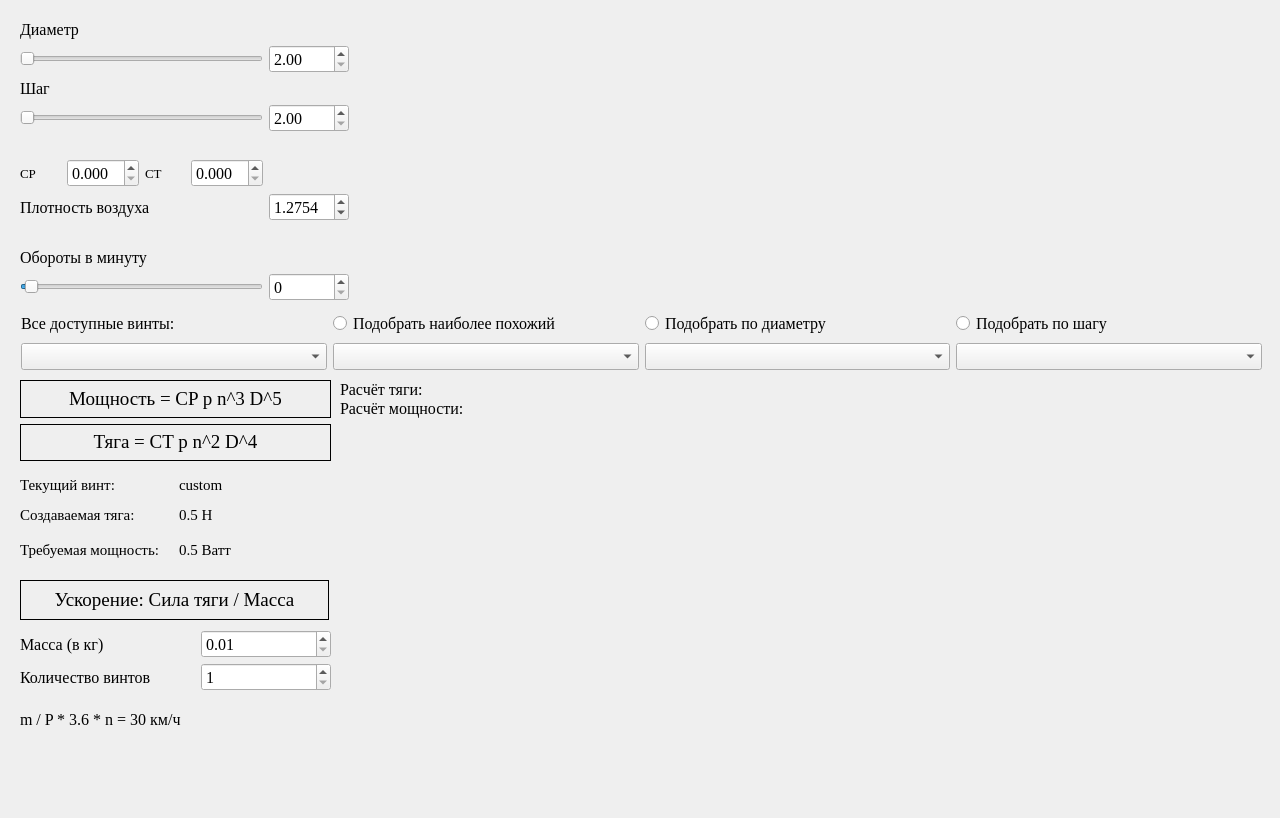
<?xml version="1.0" encoding="UTF-8"?>
<ui version="4.0">
 <class>MainWindow</class>
 <widget class="QMainWindow" name="MainWindow">
  <property name="geometry">
   <rect>
    <x>0</x>
    <y>0</y>
    <width>1280</width>
    <height>818</height>
   </rect>
  </property>
  <property name="font">
   <font>
    <family>Times New Roman</family>
    <pointsize>14</pointsize>
   </font>
  </property>
  <property name="windowTitle">
   <string>Prop Selector</string>
  </property>
  <widget class="QWidget" name="general_lay">
   <property name="enabled">
    <bool>true</bool>
   </property>
   <property name="font">
    <font>
     <family>Times New Roman</family>
     <pointsize>12</pointsize>
     <stylestrategy>PreferAntialias</stylestrategy>
    </font>
   </property>
   <widget class="QWidget" name="gridLayoutWidget">
    <property name="geometry">
     <rect>
      <x>20</x>
      <y>20</y>
      <width>329</width>
      <height>281</height>
     </rect>
    </property>
    <layout class="QGridLayout" name="sliders_grid">
     <property name="topMargin">
      <number>0</number>
     </property>
     <item row="5" column="0">
      <widget class="QSlider" name="p_slider">
       <property name="minimum">
        <number>1</number>
       </property>
       <property name="maximum">
        <number>1230</number>
       </property>
       <property name="orientation">
        <enum>Qt::Horizontal</enum>
       </property>
      </widget>
     </item>
     <item row="0" column="0">
      <widget class="QLabel" name="d_text">
       <property name="font">
        <font>
         <pointsize>12</pointsize>
        </font>
       </property>
       <property name="text">
        <string>Диаметр</string>
       </property>
      </widget>
     </item>
     <item row="5" column="1">
      <widget class="QDoubleSpinBox" name="p_num">
       <property name="minimum">
        <double>2.000000000000000</double>
       </property>
       <property name="maximum">
        <double>20.000000000000000</double>
       </property>
       <property name="singleStep">
        <double>0.500000000000000</double>
       </property>
      </widget>
     </item>
     <item row="4" column="0">
      <widget class="QLabel" name="p_text">
       <property name="font">
        <font>
         <pointsize>12</pointsize>
        </font>
       </property>
       <property name="text">
        <string>Шаг</string>
       </property>
      </widget>
     </item>
     <item row="16" column="1">
      <widget class="QSpinBox" name="rpm_num">
       <property name="minimum">
        <number>0</number>
       </property>
       <property name="maximum">
        <number>30000</number>
       </property>
       <property name="singleStep">
        <number>50</number>
       </property>
      </widget>
     </item>
     <item row="1" column="0">
      <widget class="QSlider" name="d_slider">
       <property name="minimum">
        <number>1</number>
       </property>
       <property name="maximum">
        <number>180</number>
       </property>
       <property name="singleStep">
        <number>1</number>
       </property>
       <property name="orientation">
        <enum>Qt::Horizontal</enum>
       </property>
      </widget>
     </item>
     <item row="16" column="0">
      <widget class="QSlider" name="rpm_slider">
       <property name="minimum">
        <number>0</number>
       </property>
       <property name="maximum">
        <number>30000</number>
       </property>
       <property name="singleStep">
        <number>1</number>
       </property>
       <property name="value">
        <number>500</number>
       </property>
       <property name="sliderPosition">
        <number>500</number>
       </property>
       <property name="orientation">
        <enum>Qt::Horizontal</enum>
       </property>
      </widget>
     </item>
     <item row="1" column="1">
      <widget class="QDoubleSpinBox" name="d_num">
       <property name="suffix">
        <string/>
       </property>
       <property name="minimum">
        <double>2.000000000000000</double>
       </property>
       <property name="maximum">
        <double>20.000000000000000</double>
       </property>
       <property name="singleStep">
        <double>0.500000000000000</double>
       </property>
      </widget>
     </item>
     <item row="13" column="0">
      <widget class="QLabel" name="rpm_text">
       <property name="font">
        <font>
         <pointsize>12</pointsize>
        </font>
       </property>
       <property name="text">
        <string>Обороты в минуту</string>
       </property>
      </widget>
     </item>
     <item row="9" column="0">
      <layout class="QHBoxLayout" name="tk_pk_lay">
       <item>
        <widget class="QLabel" name="pk_text">
         <property name="font">
          <font>
           <pointsize>10</pointsize>
          </font>
         </property>
         <property name="text">
          <string>CP</string>
         </property>
        </widget>
       </item>
       <item>
        <widget class="QDoubleSpinBox" name="pk_input">
         <property name="decimals">
          <number>3</number>
         </property>
         <property name="maximum">
          <double>10.000000000000000</double>
         </property>
         <property name="singleStep">
          <double>0.001000000000000</double>
         </property>
        </widget>
       </item>
       <item>
        <widget class="QLabel" name="tk_text">
         <property name="font">
          <font>
           <pointsize>10</pointsize>
          </font>
         </property>
         <property name="text">
          <string>CT</string>
         </property>
        </widget>
       </item>
       <item>
        <widget class="QDoubleSpinBox" name="tk_input">
         <property name="decimals">
          <number>3</number>
         </property>
         <property name="maximum">
          <double>10.000000000000000</double>
         </property>
         <property name="singleStep">
          <double>0.001000000000000</double>
         </property>
        </widget>
       </item>
      </layout>
     </item>
     <item row="12" column="0">
      <spacer name="verticalSpacer">
       <property name="orientation">
        <enum>Qt::Vertical</enum>
       </property>
       <property name="sizeHint" stdset="0">
        <size>
         <width>20</width>
         <height>40</height>
        </size>
       </property>
      </spacer>
     </item>
     <item row="11" column="1">
      <widget class="QDoubleSpinBox" name="air_box">
       <property name="decimals">
        <number>4</number>
       </property>
       <property name="maximum">
        <double>10.000000000000000</double>
       </property>
       <property name="singleStep">
        <double>0.001000000000000</double>
       </property>
       <property name="value">
        <double>1.275400000000000</double>
       </property>
      </widget>
     </item>
     <item row="6" column="0">
      <spacer name="verticalSpacer_2">
       <property name="orientation">
        <enum>Qt::Vertical</enum>
       </property>
       <property name="sizeHint" stdset="0">
        <size>
         <width>20</width>
         <height>40</height>
        </size>
       </property>
      </spacer>
     </item>
     <item row="11" column="0">
      <widget class="QLabel" name="air_label">
       <property name="text">
        <string>Плотность воздуха</string>
       </property>
      </widget>
     </item>
    </layout>
   </widget>
   <widget class="QWidget" name="layoutWidget">
    <property name="geometry">
     <rect>
      <x>20</x>
      <y>470</y>
      <width>311</width>
      <height>101</height>
     </rect>
    </property>
    <layout class="QGridLayout" name="stats_lay">
     <item row="0" column="0">
      <widget class="QLabel" name="curr_prop_text">
       <property name="font">
        <font>
         <pointsize>11</pointsize>
        </font>
       </property>
       <property name="text">
        <string>Текущий винт:</string>
       </property>
      </widget>
     </item>
     <item row="2" column="0">
      <widget class="QLabel" name="pwr_text">
       <property name="font">
        <font>
         <pointsize>11</pointsize>
        </font>
       </property>
       <property name="text">
        <string>Требуемая мощность:</string>
       </property>
       <property name="alignment">
        <set>Qt::AlignLeading|Qt::AlignLeft|Qt::AlignTop</set>
       </property>
      </widget>
     </item>
     <item row="0" column="1">
      <widget class="QLabel" name="curr_prop_name">
       <property name="font">
        <font>
         <pointsize>11</pointsize>
        </font>
       </property>
       <property name="text">
        <string>custom</string>
       </property>
       <property name="textInteractionFlags">
        <set>Qt::LinksAccessibleByKeyboard|Qt::LinksAccessibleByMouse|Qt::TextBrowserInteraction|Qt::TextSelectableByKeyboard|Qt::TextSelectableByMouse</set>
       </property>
      </widget>
     </item>
     <item row="1" column="1">
      <widget class="QLabel" name="thr_vals">
       <property name="font">
        <font>
         <pointsize>11</pointsize>
         <kerning>true</kerning>
        </font>
       </property>
       <property name="text">
        <string>0.5 Н</string>
       </property>
       <property name="alignment">
        <set>Qt::AlignLeading|Qt::AlignLeft|Qt::AlignTop</set>
       </property>
       <property name="textInteractionFlags">
        <set>Qt::LinksAccessibleByKeyboard|Qt::LinksAccessibleByMouse|Qt::TextBrowserInteraction|Qt::TextSelectableByKeyboard|Qt::TextSelectableByMouse</set>
       </property>
      </widget>
     </item>
     <item row="2" column="1">
      <widget class="QLabel" name="pwr_vals">
       <property name="font">
        <font>
         <pointsize>11</pointsize>
         <kerning>true</kerning>
        </font>
       </property>
       <property name="text">
        <string>0.5 Ватт</string>
       </property>
       <property name="alignment">
        <set>Qt::AlignLeading|Qt::AlignLeft|Qt::AlignTop</set>
       </property>
       <property name="textInteractionFlags">
        <set>Qt::LinksAccessibleByKeyboard|Qt::LinksAccessibleByMouse|Qt::TextBrowserInteraction|Qt::TextSelectableByKeyboard|Qt::TextSelectableByMouse</set>
       </property>
      </widget>
     </item>
     <item row="1" column="0">
      <widget class="QLabel" name="thr_text">
       <property name="font">
        <font>
         <pointsize>11</pointsize>
        </font>
       </property>
       <property name="text">
        <string>Создаваемая тяга:</string>
       </property>
       <property name="alignment">
        <set>Qt::AlignLeading|Qt::AlignLeft|Qt::AlignTop</set>
       </property>
      </widget>
     </item>
    </layout>
   </widget>
   <widget class="QWidget" name="gridLayoutWidget_3">
    <property name="geometry">
     <rect>
      <x>21</x>
      <y>310</y>
      <width>1241</width>
      <height>63</height>
     </rect>
    </property>
    <layout class="QGridLayout" name="comboBoxLay">
     <item row="0" column="1">
      <widget class="QRadioButton" name="dp_assort_box">
       <property name="text">
        <string>Подобрать наиболее похожий</string>
       </property>
      </widget>
     </item>
     <item row="1" column="1">
      <widget class="QComboBox" name="selected_dp_props"/>
     </item>
     <item row="0" column="3">
      <widget class="QRadioButton" name="p_assort_box">
       <property name="text">
        <string>Подобрать по шагу</string>
       </property>
      </widget>
     </item>
     <item row="0" column="2">
      <widget class="QRadioButton" name="d_assort_box">
       <property name="text">
        <string>Подобрать по диаметру</string>
       </property>
      </widget>
     </item>
     <item row="1" column="3">
      <widget class="QComboBox" name="selected_p_props"/>
     </item>
     <item row="1" column="2">
      <widget class="QComboBox" name="selected_d_props"/>
     </item>
     <item row="1" column="0">
      <widget class="QComboBox" name="all_sort_box">
       <property name="sizePolicy">
        <sizepolicy hsizetype="Preferred" vsizetype="Fixed">
         <horstretch>0</horstretch>
         <verstretch>0</verstretch>
        </sizepolicy>
       </property>
       <property name="baseSize">
        <size>
         <width>0</width>
         <height>0</height>
        </size>
       </property>
       <property name="acceptDrops">
        <bool>false</bool>
       </property>
       <property name="sizeAdjustPolicy">
        <enum>QComboBox::AdjustToMinimumContentsLength</enum>
       </property>
      </widget>
     </item>
     <item row="0" column="0">
      <widget class="QLabel" name="all_sort_title">
       <property name="text">
        <string>Все доступные винты:</string>
       </property>
      </widget>
     </item>
    </layout>
   </widget>
   <widget class="QWidget" name="layoutWidget">
    <property name="geometry">
     <rect>
      <x>340</x>
      <y>20</y>
      <width>921</width>
      <height>281</height>
     </rect>
    </property>
    <layout class="QVBoxLayout" name="props_lay">
     <item>
      <widget class="QLabel" name="front_prop">
       <property name="text">
        <string/>
       </property>
       <property name="pixmap">
        <pixmap>../../../Лена/.designer/backup/resize.png</pixmap>
       </property>
       <property name="alignment">
        <set>Qt::AlignCenter</set>
       </property>
       <property name="textInteractionFlags">
        <set>Qt::LinksAccessibleByMouse</set>
       </property>
      </widget>
     </item>
     <item>
      <widget class="QLabel" name="side_prop">
       <property name="frameShape">
        <enum>QFrame::NoFrame</enum>
       </property>
       <property name="text">
        <string/>
       </property>
       <property name="pixmap">
        <pixmap>../../../Лена/.designer/backup/resize.png</pixmap>
       </property>
       <property name="scaledContents">
        <bool>false</bool>
       </property>
       <property name="alignment">
        <set>Qt::AlignCenter</set>
       </property>
      </widget>
     </item>
    </layout>
   </widget>
   <widget class="GraphicsLayoutWidget" name="graphWidget" native="true">
    <property name="geometry">
     <rect>
      <x>340</x>
      <y>430</y>
      <width>921</width>
      <height>381</height>
     </rect>
    </property>
   </widget>
   <widget class="QWidget" name="horizontalLayoutWidget">
    <property name="geometry">
     <rect>
      <x>20</x>
      <y>380</y>
      <width>311</width>
      <height>81</height>
     </rect>
    </property>
    <layout class="QVBoxLayout" name="verticalLayout">
     <item>
      <widget class="QLabel" name="pow_formula">
       <property name="sizePolicy">
        <sizepolicy hsizetype="Preferred" vsizetype="Preferred">
         <horstretch>0</horstretch>
         <verstretch>0</verstretch>
        </sizepolicy>
       </property>
       <property name="font">
        <font>
         <pointsize>14</pointsize>
        </font>
       </property>
       <property name="frameShape">
        <enum>QFrame::Box</enum>
       </property>
       <property name="frameShadow">
        <enum>QFrame::Plain</enum>
       </property>
       <property name="text">
        <string>Мощность = CP p n^3 D^5</string>
       </property>
       <property name="textFormat">
        <enum>Qt::PlainText</enum>
       </property>
       <property name="scaledContents">
        <bool>false</bool>
       </property>
       <property name="alignment">
        <set>Qt::AlignCenter</set>
       </property>
       <property name="textInteractionFlags">
        <set>Qt::LinksAccessibleByKeyboard|Qt::LinksAccessibleByMouse|Qt::TextBrowserInteraction|Qt::TextSelectableByKeyboard|Qt::TextSelectableByMouse</set>
       </property>
      </widget>
     </item>
     <item>
      <widget class="QLabel" name="thr_formula">
       <property name="sizePolicy">
        <sizepolicy hsizetype="Preferred" vsizetype="Preferred">
         <horstretch>0</horstretch>
         <verstretch>0</verstretch>
        </sizepolicy>
       </property>
       <property name="font">
        <font>
         <pointsize>14</pointsize>
        </font>
       </property>
       <property name="frameShape">
        <enum>QFrame::Box</enum>
       </property>
       <property name="frameShadow">
        <enum>QFrame::Plain</enum>
       </property>
       <property name="text">
        <string>Тяга = CT p n^2 D^4</string>
       </property>
       <property name="textFormat">
        <enum>Qt::PlainText</enum>
       </property>
       <property name="scaledContents">
        <bool>false</bool>
       </property>
       <property name="alignment">
        <set>Qt::AlignCenter</set>
       </property>
       <property name="textInteractionFlags">
        <set>Qt::LinksAccessibleByKeyboard|Qt::LinksAccessibleByMouse|Qt::TextBrowserInteraction|Qt::TextSelectableByKeyboard|Qt::TextSelectableByMouse</set>
       </property>
      </widget>
     </item>
    </layout>
   </widget>
   <widget class="QLabel" name="full_calc">
    <property name="geometry">
     <rect>
      <x>340</x>
      <y>380</y>
      <width>921</width>
      <height>51</height>
     </rect>
    </property>
    <property name="text">
     <string>Расчёт тяги: 
Расчёт мощности:</string>
    </property>
    <property name="textFormat">
     <enum>Qt::AutoText</enum>
    </property>
    <property name="scaledContents">
     <bool>false</bool>
    </property>
    <property name="alignment">
     <set>Qt::AlignLeading|Qt::AlignLeft|Qt::AlignTop</set>
    </property>
    <property name="wordWrap">
     <bool>true</bool>
    </property>
    <property name="margin">
     <number>3</number>
    </property>
    <property name="textInteractionFlags">
     <set>Qt::TextSelectableByKeyboard|Qt::TextSelectableByMouse</set>
    </property>
   </widget>
   <widget class="QLabel" name="speed_label">
    <property name="geometry">
     <rect>
      <x>20</x>
      <y>710</y>
      <width>311</width>
      <height>60</height>
     </rect>
    </property>
    <property name="minimumSize">
     <size>
      <width>311</width>
      <height>30</height>
     </size>
    </property>
    <property name="text">
     <string>m / P * 3.6 * n = 30 км/ч</string>
    </property>
    <property name="alignment">
     <set>Qt::AlignLeading|Qt::AlignLeft|Qt::AlignTop</set>
    </property>
    <property name="wordWrap">
     <bool>true</bool>
    </property>
    <property name="margin">
     <number>3</number>
    </property>
    <property name="textInteractionFlags">
     <set>Qt::LinksAccessibleByKeyboard|Qt::LinksAccessibleByMouse|Qt::TextBrowserInteraction|Qt::TextSelectableByKeyboard|Qt::TextSelectableByMouse</set>
    </property>
   </widget>
   <widget class="QLabel" name="boost_formula">
    <property name="geometry">
     <rect>
      <x>20</x>
      <y>580</y>
      <width>309</width>
      <height>40</height>
     </rect>
    </property>
    <property name="sizePolicy">
     <sizepolicy hsizetype="Preferred" vsizetype="Preferred">
      <horstretch>0</horstretch>
      <verstretch>0</verstretch>
     </sizepolicy>
    </property>
    <property name="font">
     <font>
      <pointsize>14</pointsize>
     </font>
    </property>
    <property name="frameShape">
     <enum>QFrame::Box</enum>
    </property>
    <property name="frameShadow">
     <enum>QFrame::Plain</enum>
    </property>
    <property name="text">
     <string>Ускорение: Сила тяги / Масса</string>
    </property>
    <property name="textFormat">
     <enum>Qt::PlainText</enum>
    </property>
    <property name="scaledContents">
     <bool>false</bool>
    </property>
    <property name="alignment">
     <set>Qt::AlignCenter</set>
    </property>
    <property name="textInteractionFlags">
     <set>Qt::LinksAccessibleByKeyboard|Qt::LinksAccessibleByMouse|Qt::TextBrowserInteraction|Qt::TextSelectableByKeyboard|Qt::TextSelectableByMouse</set>
    </property>
   </widget>
   <widget class="QWidget" name="formLayoutWidget">
    <property name="geometry">
     <rect>
      <x>20</x>
      <y>630</y>
      <width>311</width>
      <height>70</height>
     </rect>
    </property>
    <layout class="QFormLayout" name="formLayout">
     <property name="labelAlignment">
      <set>Qt::AlignLeading|Qt::AlignLeft|Qt::AlignVCenter</set>
     </property>
     <property name="horizontalSpacing">
      <number>50</number>
     </property>
     <property name="verticalSpacing">
      <number>5</number>
     </property>
     <property name="leftMargin">
      <number>0</number>
     </property>
     <item row="0" column="0">
      <widget class="QLabel" name="mass_label">
       <property name="text">
        <string>Масса (в кг)</string>
       </property>
      </widget>
     </item>
     <item row="0" column="1">
      <widget class="QDoubleSpinBox" name="mass_spin_box">
       <property name="minimum">
        <double>0.010000000000000</double>
       </property>
       <property name="singleStep">
        <double>0.250000000000000</double>
       </property>
       <property name="value">
        <double>0.010000000000000</double>
       </property>
      </widget>
     </item>
     <item row="1" column="0">
      <widget class="QLabel" name="amount_props_label">
       <property name="text">
        <string>Количество винтов</string>
       </property>
      </widget>
     </item>
     <item row="1" column="1">
      <widget class="QSpinBox" name="amount_spin_box">
       <property name="minimum">
        <number>1</number>
       </property>
      </widget>
     </item>
    </layout>
   </widget>
  </widget>
 </widget>
 <customwidgets>
  <customwidget>
   <class>GraphicsLayoutWidget</class>
   <extends>QWidget</extends>
   <header>pyqtgraph.h</header>
   <container>1</container>
  </customwidget>
 </customwidgets>
 <resources/>
 <connections>
  <connection>
   <sender>rpm_num</sender>
   <signal>valueChanged(int)</signal>
   <receiver>rpm_slider</receiver>
   <slot>setValue(int)</slot>
   <hints>
    <hint type="sourcelabel">
     <x>347</x>
     <y>299</y>
    </hint>
    <hint type="destinationlabel">
     <x>231</x>
     <y>296</y>
    </hint>
   </hints>
  </connection>
  <connection>
   <sender>rpm_slider</sender>
   <signal>valueChanged(int)</signal>
   <receiver>rpm_num</receiver>
   <slot>setValue(int)</slot>
   <hints>
    <hint type="sourcelabel">
     <x>224</x>
     <y>296</y>
    </hint>
    <hint type="destinationlabel">
     <x>347</x>
     <y>299</y>
    </hint>
   </hints>
  </connection>
 </connections>
</ui>
